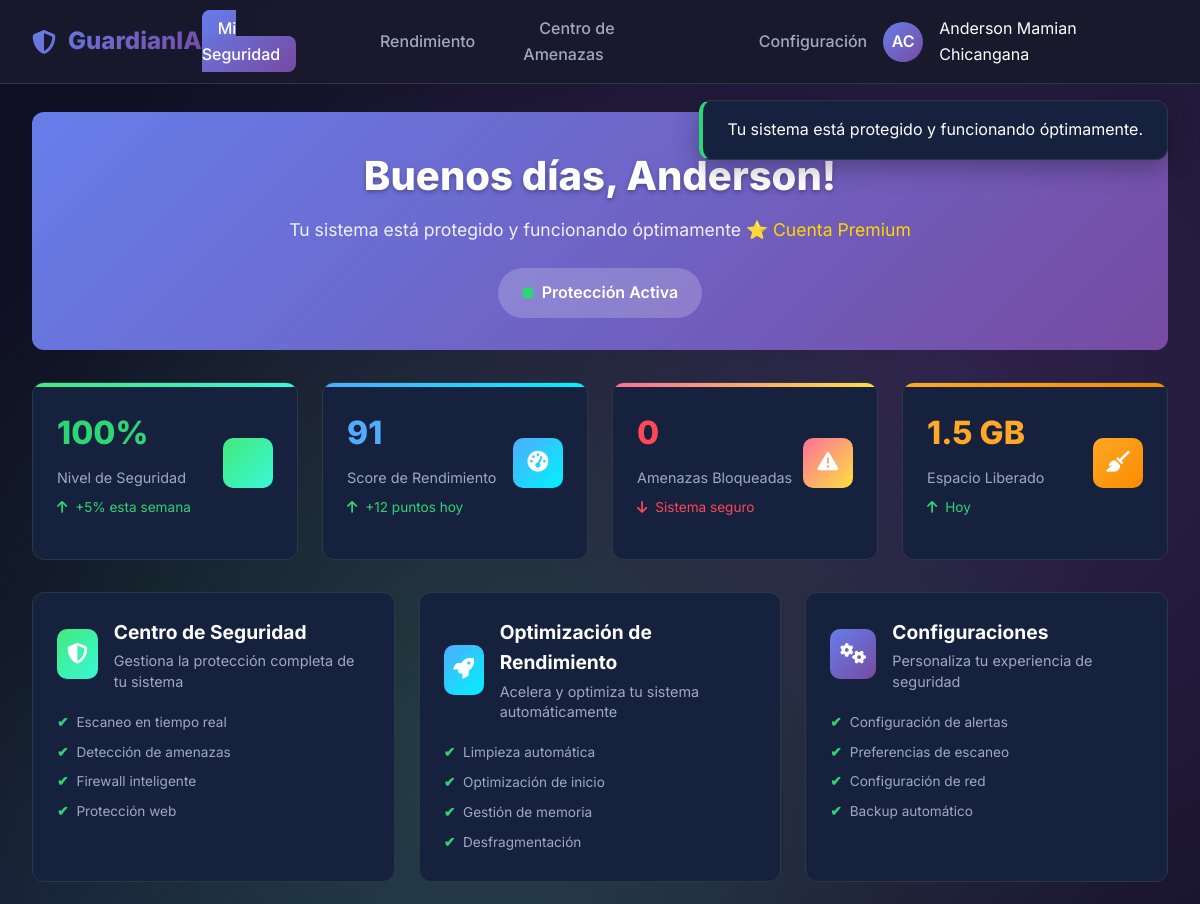
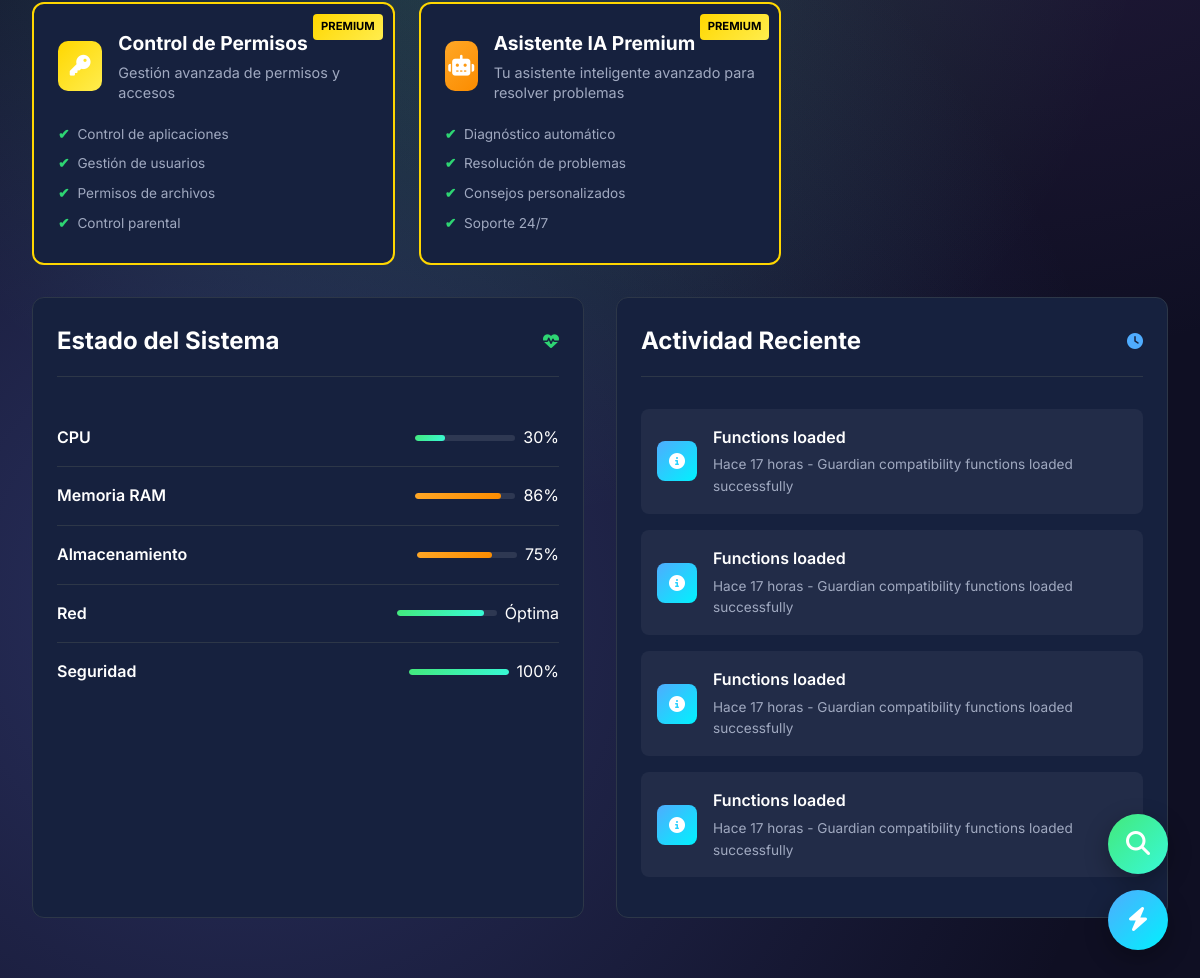
Screenshot of /user_dashboard.php (signed in) with the database file from the repository (2 pictures, top to bottom).
### tables this page shows
CREATE TABLE `users` (
  `id` int(11) NOT NULL,
  `username` varchar(50) NOT NULL,
  `password` varchar(255) DEFAULT NULL,
  `password_hash` varchar(255) DEFAULT NULL,
  `email` varchar(100) NOT NULL,
  `fullname` varchar(100) NOT NULL,
  `user_type` enum('admin','premium','basic') DEFAULT 'basic',
  `premium_status` enum('premium','basic') DEFAULT 'basic',
  `premium_expires_at` datetime DEFAULT NULL,
  `status` enum('active','inactive','suspended') DEFAULT 'active',
  `login_attempts` int(11) DEFAULT 0,
  `last_login` datetime DEFAULT NULL,
  `created_at` timestamp NULL DEFAULT current_timestamp(),
  `updated_at` timestamp NULL DEFAULT current_timestamp() ON UPDATE current_timestamp(),
  `security_clearance` enum('UNCLASSIFIED','CONFIDENTIAL','SECRET','TOP_SECRET') DEFAULT 'UNCLASSIFIED',
  `military_access` tinyint(1) DEFAULT 0,
  `failed_login_attempts` int(11) DEFAULT 0,
  `locked_until` datetime DEFAULT NULL
);

CREATE TABLE `security_events` (
  `id` int(11) NOT NULL,
  `user_id` int(11) DEFAULT NULL,
  `event_type` varchar(100) NOT NULL,
  `description` text NOT NULL,
  `severity` enum('low','medium','high','critical') DEFAULT 'medium',
  `ip_address` varchar(45) DEFAULT NULL,
  `user_agent` text DEFAULT NULL,
  `event_data` longtext DEFAULT NULL CHECK (json_valid(`event_data`)),
  `resolved` tinyint(1) DEFAULT 0,
  `resolved_by` int(11) DEFAULT NULL,
  `resolved_at` datetime DEFAULT NULL,
  `created_at` timestamp NULL DEFAULT current_timestamp()
);

### user_dashboard.php (the view, shortened to what the rows shown need)
<?php
require_once __DIR__ . '/config.php';
$current_user_id = $_SESSION['user_id'] ?? 0;
$current_username = $_SESSION['username'] ?? 'guest';
$user_data = null;
$db = MilitaryDatabaseManager::getInstance();
$conn = $db->getConnection();
if ($conn) {
    try {
        $stmt = $conn->prepare("SELECT * FROM users WHERE id = ? AND status = 'active'");
        if ($stmt) {
            $stmt->bind_param("i", $current_user_id);
            $stmt->execute();
            $result = $stmt->get_result();
            if ($result && $result->num_rows > 0) {
                $user_data = $result->fetch_assoc();
            }
        }
    } catch (Exception $e) {
        logEvent('ERROR', 'Error obteniendo datos de usuario: ' . $e->getMessage());
    }
}
$user_fullname = $user_data['fullname'] ?? 'Usuario ' . ucfirst($current_username);
$is_premium = isPremiumUser($current_user_id);
$name_parts = explode(' ', $user_fullname);
$user_initials = strtoupper(substr($name_parts[0], 0, 1));
if (count($name_parts) > 1) {
    $user_initials .= strtoupper(substr(end($name_parts), 0, 1));
}
function getGreeting() {
    $hour = date('H');
    if ($hour >= 5 && $hour < 12) {
        return 'Buenos días';
    } elseif ($hour >= 12 && $hour < 18) {
        return 'Buenas tardes';
    } else {
        return 'Buenas noches';
    }
}
function getUserRecentActivity($user_id) {
    global $db;
    $default_activities = [
        [
            'title' => 'Escaneo completo finalizado',
            'description' => 'Sin amenazas detectadas',
            'time' => 'Hace 2 horas',
            'icon' => 'fas fa-shield-check',
            'color' => 'var(--success-gradient)',
            'timestamp' => date('Y-m-d H:i:s', strtotime('-2 hours'))
        ],
        [
            'title' => 'Optimización automática',
            'description' => '1.8 GB liberados',
            'time' => 'Hace 4 horas',
            'icon' => 'fas fa-broom',
            'color' => 'var(--info-gradient)',
            'timestamp' => date('Y-m-d H:i:s', strtotime('-4 hours'))
        ],
        [
            'title' => 'Definiciones actualizadas',
            'description' => '1,247 nuevas firmas',
            'time' => 'Hace 6 horas',
            'icon' => 'fas fa-download',
            'color' => 'var(--warning-gradient)',
            'timestamp' => date('Y-m-d H:i:s', strtotime('-6 hours'))
        ],
        [
            'title' => 'Consulta al asistente IA',
            'description' => '"¿Cómo optimizar la batería?"',
            'time' => 'Ayer',
            'icon' => 'fas fa-robot',
            'color' => 'var(--primary-gradient)',
            'timestamp' => date('Y-m-d H:i:s', strtotime('-1 day'))
        ]
    ];
    try {
        $conn = $db->getConnection();
        $stmt = $conn->prepare("
            SELECT
                event_type,
                description,
                created_at,
                severity
            FROM security_events
            WHERE user_id = ?
            ORDER BY created_at DESC
            LIMIT 4
        ");
        $stmt->bind_param("i", $user_id);
        $stmt->execute();
        $result = $stmt->get_result();
        $activities = [];
        while ($row = $result->fetch_assoc()) {
            $time_diff = time() - strtotime($row['created_at']);
            $time_text = formatTimeAgo($time_diff);
            $activities[] = [
                'title' => formatEventType($row['event_type']),
                'description' => $row['description'],
                'time' => $time_text,
                'icon' => getEventIcon($row['event_type']),
                'color' => getEventColor($row['severity']),
                'timestamp' => $row['created_at']
            ];
        }
        return count($activities) > 0 ? $activities : $default_activities;
    } catch (Exception $e) {
        logEvent('ERROR', 'Error obteniendo actividad reciente: ' . $e->getMessage());
        return $default_activities;
    }
}
function formatTimeAgo($seconds) {
    if ($seconds < 86400) return 'Hace ' . floor($seconds / 3600) . ' horas';
    return 'Hace más de una semana';
}
function formatEventType($event_type) {
    $types = [
        'scan_completed' => 'Escaneo completado',
        'threat_blocked' => 'Amenaza bloqueada',
        'optimization_run' => 'Optimización ejecutada',
        'definition_update' => 'Definiciones actualizadas',
        'ai_consultation' => 'Consulta al asistente IA',
        'LOGIN_SUCCESS' => 'Inicio de sesión exitoso',
        'login_success' => 'Inicio de sesión',
        'system_cleanup' => 'Limpieza del sistema',
        'performance_boost' => 'Mejora de rendimiento',
        'dashboard_access' => 'Acceso al dashboard',
        'defense_protocol' => 'Protocolo de defensa'
    ];
    return $types[$event_type] ?? ucfirst(str_replace('_', ' ', $event_type));
}
function getEventIcon($event_type) {
    $icons = [
        'scan_completed' => 'fas fa-shield-check',
        'threat_blocked' => 'fas fa-exclamation-triangle',
        'optimization_run' => 'fas fa-broom',
        'definition_update' => 'fas fa-download',
        'ai_consultation' => 'fas fa-robot',
        'LOGIN_SUCCESS' => 'fas fa-sign-in-alt',
        'login_success' => 'fas fa-sign-in-alt',
        'system_cleanup' => 'fas fa-trash',
        'performance_boost' => 'fas fa-bolt',
        'dashboard_access' => 'fas fa-tachometer-alt',
        'defense_protocol' => 'fas fa-shield-alt'
    ];
    return $icons[$event_type] ?? 'fas fa-info-circle';
}
function getEventColor($severity) {
    $colors = [
        'low' => 'var(--info-gradient)',
        'medium' => 'var(--warning-gradient)',
        'high' => 'var(--danger-gradient)',
        'critical' => 'var(--danger-gradient)',
        '' => 'var(--success-gradient)'
    ];
    return $colors[$severity] ?? 'var(--primary-gradient)';
}
$recent_activity = getUserRecentActivity($current_user_id);
$greeting = getGreeting();
?>
<!DOCTYPE html>
<html lang="es">
<head>
    <link href="https://cdnjs.cloudflare.com/ajax/libs/font-awesome/6.4.0/css/all.min.css" rel="stylesheet">
</head>
<body>
    <nav class="navbar">
        <div class="nav-container">
            <div class="user-profile">
                <div class="user-menu">
                    <div class="user-avatar" onclick="toggleDropdown()"><?php echo $user_initials; ?></div>
                </div>
                <span><?php echo htmlspecialchars($user_fullname); ?></span>
            </div>
        </div>
    </nav>
    <div class="main-container">
        <div class="welcome-header">
            <h1 class="welcome-title"><?php echo $greeting; ?>, <?php echo htmlspecialchars(explode(' ', $user_fullname)[0]); ?>!</h1>
            <p class="welcome-subtitle">
                Tu sistema está protegido y funcionando óptimamente
                <?php if ($is_premium): ?>
                <span style="color: #ffd700;"> ⭐ Cuenta Premium</span>
                <?php endif; ?>
            </p>
            <div class="protection-status">
                <div class="status-indicator"></div>
                <span>Protección Activa</span>
            </div>
        </div>
        <div class="system-health">
            <div class="health-card">
                <div class="activity-header">
                    <h2 class="activity-title">Estado del Sistema</h2>
                </div>
            </div>
            <div class="health-card">
                <div class="activity-header">
                    <h2 class="activity-title">Actividad Reciente</h2>
                </div>
                <?php foreach ($recent_activity as $activity): ?>
                <div class="activity-item">
                    <div class="activity-icon" style="background: <?php echo $activity['color']; ?>;">
                        <i class="<?php echo $activity['icon']; ?>"></i>
                    </div>
                    <div class="activity-content">
                        <div class="activity-text"><?php echo htmlspecialchars($activity['title']); ?></div>
                        <div class="activity-time"><?php echo $activity['time']; ?> - <?php echo htmlspecialchars($activity['description']); ?></div>
                    </div>
                </div>
                <?php endforeach; ?>
            </div>
        </div>
    </div>
</body>
</html>

### rows the page displays
users: fullname "AC", fullname "Anderson Mamian Chicangana", fullname "Anderson"
security_events: title "Functions loaded", time "Hace 17 horas", description "Guardian compatibility functions loaded successfully"
security_events: title "Functions loaded", time "Hace 17 horas", description "Guardian compatibility functions loaded successfully"
security_events: title "Functions loaded", time "Hace 17 horas", description "Guardian compatibility functions loaded successfully"

### other values shown
$greeting "Buenos días"
$user_stats['security_level'] "100"
$user_stats['performance_score'] "91"
$user_stats['threats_blocked'] "0"
$user_stats['space_freed'] "1.5"
